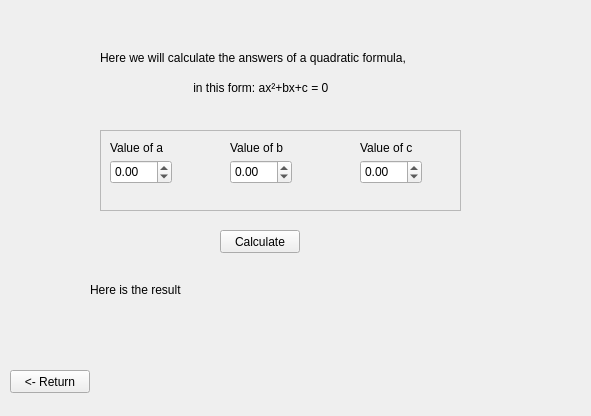
<?xml version="1.0" encoding="UTF-8"?>
<ui version="4.0">
 <class>Form</class>
 <widget class="QWidget" name="Form">
  <property name="geometry">
   <rect>
    <x>0</x>
    <y>0</y>
    <width>591</width>
    <height>416</height>
   </rect>
  </property>
  <property name="windowTitle">
   <string>Form</string>
  </property>
  <widget class="QFrame" name="frame">
   <property name="geometry">
    <rect>
     <x>100</x>
     <y>130</y>
     <width>361</width>
     <height>81</height>
    </rect>
   </property>
   <property name="frameShape">
    <enum>QFrame::StyledPanel</enum>
   </property>
   <property name="frameShadow">
    <enum>QFrame::Raised</enum>
   </property>
   <widget class="QDoubleSpinBox" name="a_DSB">
    <property name="geometry">
     <rect>
      <x>10</x>
      <y>30</y>
      <width>62</width>
      <height>24</height>
     </rect>
    </property>
    <property name="minimum">
     <double>-99.989999999999995</double>
    </property>
    <property name="singleStep">
     <double>0.500000000000000</double>
    </property>
   </widget>
   <widget class="QDoubleSpinBox" name="b_DSB">
    <property name="geometry">
     <rect>
      <x>130</x>
      <y>30</y>
      <width>62</width>
      <height>24</height>
     </rect>
    </property>
    <property name="minimum">
     <double>-99.989999999999995</double>
    </property>
    <property name="singleStep">
     <double>0.500000000000000</double>
    </property>
   </widget>
   <widget class="QDoubleSpinBox" name="c_DSB">
    <property name="geometry">
     <rect>
      <x>260</x>
      <y>30</y>
      <width>62</width>
      <height>24</height>
     </rect>
    </property>
    <property name="minimum">
     <double>-99.989999999999995</double>
    </property>
    <property name="singleStep">
     <double>0.500000000000000</double>
    </property>
   </widget>
   <widget class="QLabel" name="label_3">
    <property name="geometry">
     <rect>
      <x>10</x>
      <y>10</y>
      <width>61</width>
      <height>16</height>
     </rect>
    </property>
    <property name="text">
     <string>Value of a</string>
    </property>
   </widget>
   <widget class="QLabel" name="label_4">
    <property name="geometry">
     <rect>
      <x>130</x>
      <y>10</y>
      <width>61</width>
      <height>16</height>
     </rect>
    </property>
    <property name="text">
     <string>Value of b</string>
    </property>
   </widget>
   <widget class="QLabel" name="label_5">
    <property name="geometry">
     <rect>
      <x>260</x>
      <y>10</y>
      <width>61</width>
      <height>16</height>
     </rect>
    </property>
    <property name="text">
     <string>Value of c</string>
    </property>
   </widget>
  </widget>
  <widget class="QLabel" name="label">
   <property name="geometry">
    <rect>
     <x>100</x>
     <y>50</y>
     <width>361</width>
     <height>16</height>
    </rect>
   </property>
   <property name="text">
    <string>Here we will calculate the answers of a quadratic formula,</string>
   </property>
  </widget>
  <widget class="QLabel" name="label_2">
   <property name="geometry">
    <rect>
     <x>190</x>
     <y>80</y>
     <width>171</width>
     <height>16</height>
    </rect>
   </property>
   <property name="text">
    <string> in this form: ax²+bx+c = 0</string>
   </property>
  </widget>
  <widget class="QPushButton" name="pushButton">
   <property name="geometry">
    <rect>
     <x>10</x>
     <y>370</y>
     <width>80</width>
     <height>23</height>
    </rect>
   </property>
   <property name="text">
    <string>&lt;- Return</string>
   </property>
  </widget>
  <widget class="QPushButton" name="pushButton_2">
   <property name="geometry">
    <rect>
     <x>220</x>
     <y>230</y>
     <width>80</width>
     <height>23</height>
    </rect>
   </property>
   <property name="text">
    <string>Calculate</string>
   </property>
  </widget>
  <widget class="QLabel" name="label_6">
   <property name="geometry">
    <rect>
     <x>90</x>
     <y>280</y>
     <width>371</width>
     <height>20</height>
    </rect>
   </property>
   <property name="text">
    <string>Here is the result</string>
   </property>
  </widget>
 </widget>
 <resources/>
 <connections/>
</ui>
